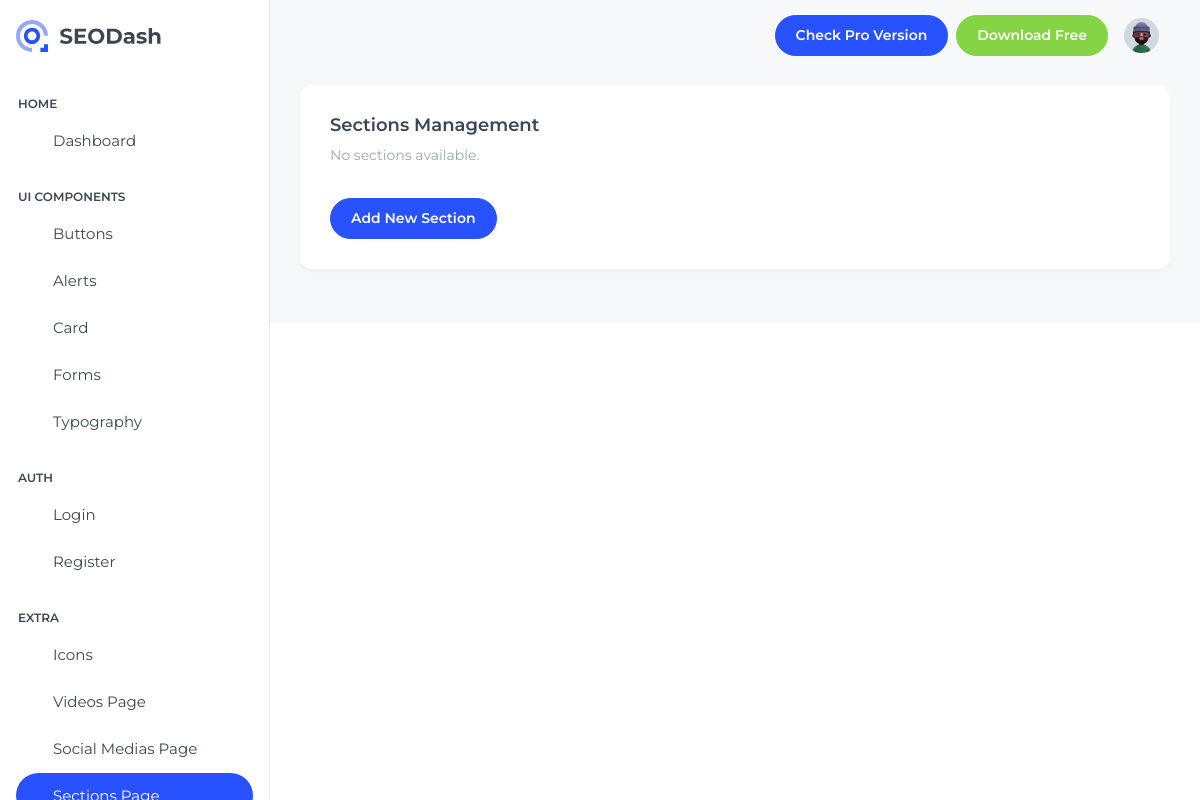
Before: /sections/ (signed in) with the older database file.
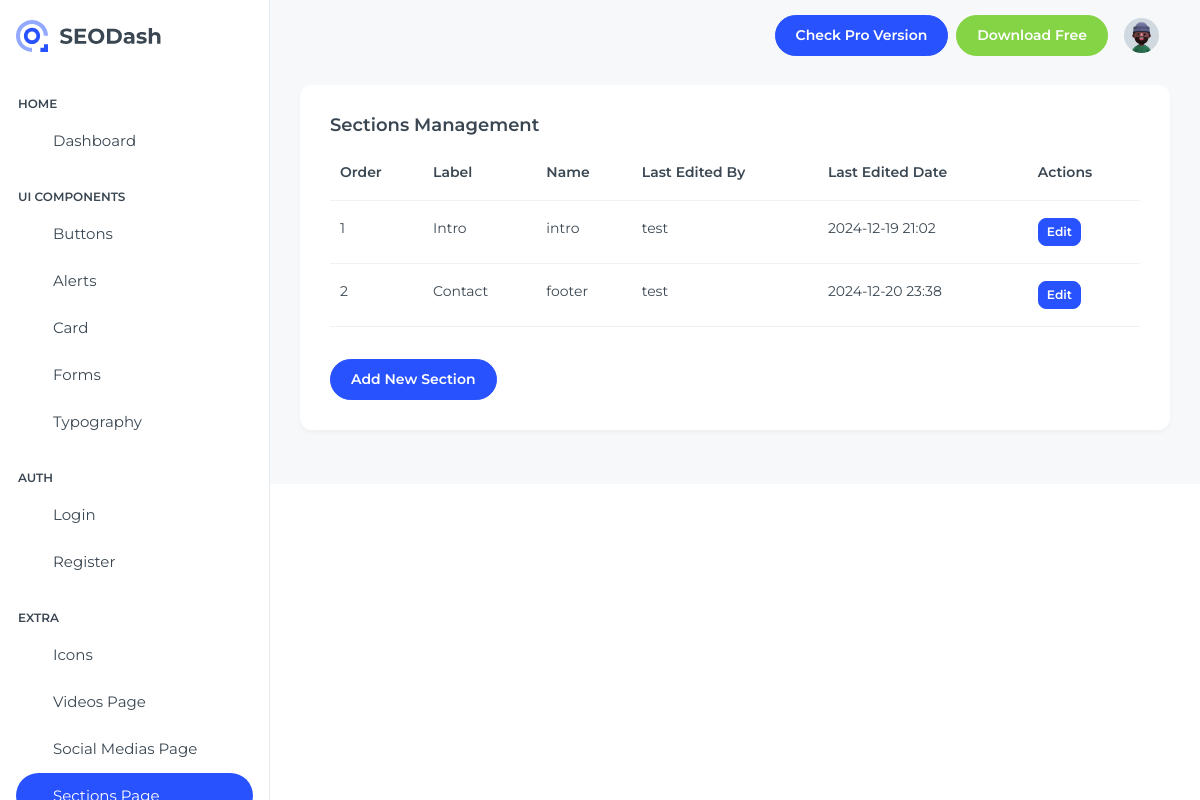
After: the same page with the newer database file.
### dashboard/models.py (models this page shows, shortened)
class Section(models.Model):
    id = models.AutoField(primary_key=True)
    order_number = models.SmallIntegerField(null=False)
    name = models.CharField(max_length=30, null=False)
    label = models.CharField(max_length=10, null=False)
    content = models.TextField(blank=True)
    last_edited_by = models.ForeignKey(
        "auth.User", on_delete=models.CASCADE, related_name="edited_sections"
    )
    last_edited_date = models.DateTimeField(auto_now=True)
    class Meta:
        db_table = "sections"
        ordering = ["order_number"]
        constraints = [
            models.UniqueConstraint(
                fields=["order_number"], name="unique_section_order"
            )
        ]

### dashboard/views.py (the view)
# urls.py: path('sections/', views.sections_page, name='sections-page'),
@login_required
def sections_page(request):
    sections = Section.objects.all().order_by("order_number")
    return render(
        request, "SEODash-main/src/html/sections-page.html", {"sections": sections}
    )

### dashboard/templatetags/section_filters.py (called while the page is built)
@register.filter
def get_footer_part(content, part):
    if not content:
        return ""
    patterns = {
        "pretitle": r'<h3 class="column lg-12 section-header__pretitle text-pretitle">(.*?)</h3>',
        "primary": r'<div class="column lg-6 stack-on-1100 section-header__primary">(.*?)</div>',
        "secondary": r'<div class="column lg-6 stack-on-1100 section-header__secondary">(.*?)</div>',
    }
    if part in patterns:
        match = re.search(patterns[part], content, re.DOTALL)
        if match:
            return match.group(1).strip()
    return ""

### dashboard/templates/SEODash-main/src/html/sections-page.html (shortened to what the changed rows need)
{% load static %}
{% load section_filters %}
<!DOCTYPE html>
<html lang="en">
  <head>
    <link
      rel="stylesheet"
      href="{% static 'libs/simplebar/dist/simplebar.min.css' %}"
    />
    <link rel="stylesheet" href="{% static 'css/styles.min.css' %}" />
  </head>
  <body>
    <div
      class="page-wrapper"
      id="main-wrapper"
      data-layout="vertical"
      data-navbarbg="skin6"
      data-sidebartype="full"
      data-sidebar-position="fixed"
      data-header-position="fixed"
    >
      <div class="body-wrapper">
        <div class="container-fluid">
          <div class="card mb-4">
            <div class="card-body">
              <h5 class="card-title fw-semibold">Sections Management</h5>
              {% if sections %}
              <div class="table-responsive">
                <table class="table">
                  <thead>
                    <tr>
                      <th>Order</th>
                      <th>Label</th>
                      <th>Name</th>
                      <th>Last Edited By</th>
                      <th>Last Edited Date</th>
                      <th>Actions</th>
                    </tr>
                  </thead>
                  <tbody>
                    {% for section in sections %}
                    <tr>
                      <td>{{ section.order_number }}</td>
                      <td>{{ section.label }}</td>
                      <td>{{ section.name }}</td>
                      <td>{{ section.last_edited_by.username }}</td>
                      <td>{{ section.last_edited_date|date:"Y-m-d H:i" }}</td>
                      <td>
                          <button
                              type="button"
                              class="btn btn-primary btn-sm"
                              data-bs-toggle="modal"
                              data-bs-target="#editModal{{ section.id }}"
                          >
                              Edit
                          </button>
                      </td>
                    </tr>
                    {% endfor %}
                  </tbody>
                </table>
              </div>
              {% else %}
              <p class="text-muted">No sections available.</p>
              {% endif %}
              {% if sections|length < 5 %}
              <button
                type="button"
                class="btn btn-primary mt-3"
                data-bs-toggle="modal"
                data-bs-target="#addNewModal"
              >
                Add New Section
              </button>
              {% endif %}
            </div>
          </div>
        </div>
      </div>
    </div>
  </body>
</html>

Changed rows visible on the page:
added Section: order_number "1", label "Intro", name "intro", last_edited_by.username "test", last_edited_date "2024-12-19 21:02"
added Section: order_number "2", label "Contact", name "footer", last_edited_by.username "test", last_edited_date "2024-12-20 23:38"
Other visible differences:
text no longer shown: "No sections available."
text now shown: "Order Label Name Last Edited By Last Edited Date Actions"
